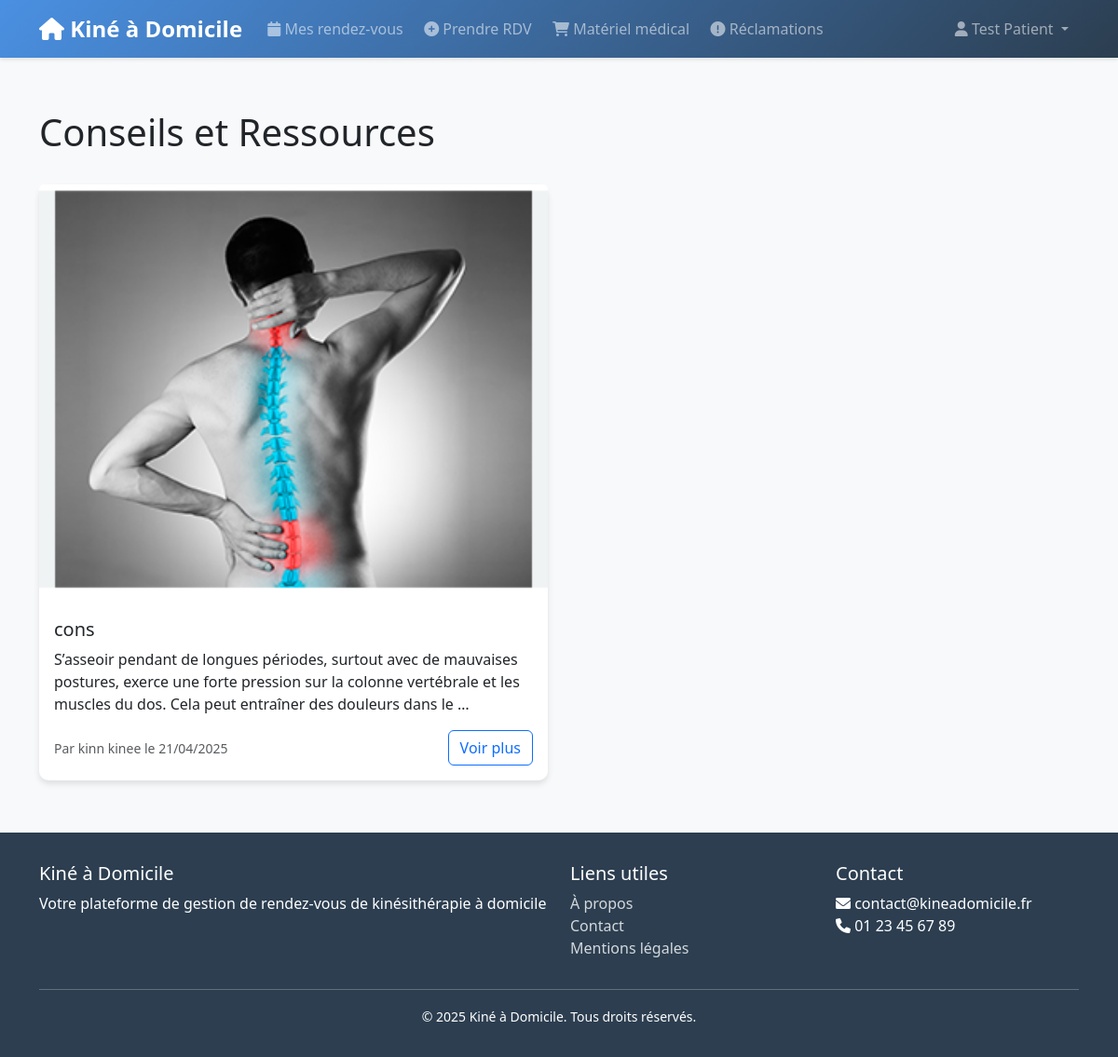
The page /appointments/conseils/ (signed in) on the database its author committed.
### users/models.py (models this page shows)
class Utilisateur(AbstractUser):
    class Role(models.TextChoices):
        ADMIN = 'ADMIN', _('Administrateur')
        PATIENT = 'PATIENT', _('Patient')
        KINE = 'KINE', _('Kinésithérapeute')
        VENDEUR = 'VENDEUR', _('Vendeur')
    role = models.CharField(
        max_length=10,
        choices=Role.choices,
        default=Role.PATIENT,
    )
    date_naissance = models.DateField(null=True, blank=True)
    telephone = models.CharField(max_length=15, blank=True)

### appointments/models.py (models this page shows, shortened)
class Conseil(models.Model):
    TYPE_CHOICES = [
        ('CONSEIL', 'Conseil'),
        ('VIDEO', 'Vidéo'),
        ('IMAGE', 'Image'),
    ]
    kine = models.ForeignKey(Utilisateur, on_delete=models.CASCADE, related_name='conseils')
    titre = models.CharField(max_length=200)
    type_contenu = models.CharField(max_length=10, choices=TYPE_CHOICES)
    contenu = models.TextField()
    media = models.FileField(upload_to='conseils/', blank=True, null=True)
    date_creation = models.DateTimeField(auto_now_add=True)
    patients = models.ManyToManyField(Utilisateur, related_name='conseils_recus', blank=True)
    est_public = models.BooleanField(default=False)
    class Meta:
        verbose_name = "Conseil"
        verbose_name_plural = "Conseils"
        ordering = ['-date_creation']

### appointments/views.py (the view)
# urls.py: path('conseils/', views.conseil_list, name='conseil_list'),
@login_required
def conseil_list(request):
    if request.user.role == 'KINE':
        conseils = Conseil.objects.filter(kine=request.user)
    else:
        conseils = Conseil.objects.filter(
            models.Q(patients=request.user) | models.Q(est_public=True)
        ).distinct()
    return render(request, 'appointments/conseil_list.html', {'conseils': conseils})

### templates/appointments/conseil_list.html (shortened to what this page needs)
{% extends 'base.html' %}
{% block content %}
<div class="container mt-4">
    <div class="d-flex justify-content-between align-items-center mb-4">
        <h1>Conseils et Ressources</h1>
    </div>
    <div class="row">
        {% for conseil in conseils %}
        <div class="col-md-6 mb-4">
            <div class="card h-100">
                {% if conseil.type_contenu == 'IMAGE' and conseil.media %}
                <img src="{{ conseil.media.url }}" class="card-img-top" alt="{{ conseil.titre }}">
                {% endif %}
                <div class="card-body">
                    <h5 class="card-title">{{ conseil.titre }}</h5>
                    <p class="card-text">{{ conseil.contenu|truncatewords:30 }}</p>
                    <div class="d-flex justify-content-between align-items-center">
                        <small class="text-muted">
                            Par {{ conseil.kine.get_full_name }} le {{ conseil.date_creation|date:"d/m/Y" }}
                        </small>
                        <a href="{% url 'appointments:conseil_detail' conseil.pk %}" class="btn btn-outline-primary">
                            Voir plus
                        </a>
                    </div>
                </div>
            </div>
        </div>
        {% empty %}
        <div class="col-12">
            <div class="alert alert-info">
                Aucun conseil disponible pour le moment.
            </div>
        </div>
        {% endfor %}
    </div>
</div>
{% endblock %}

### templates/base.html (shortened to what this page needs)
<!DOCTYPE html>
<html lang="fr">
<head>
    <link href="https://cdn.jsdelivr.net/npm/bootstrap@5.3.0/dist/css/bootstrap.min.css" rel="stylesheet">
    <link href="https://cdnjs.cloudflare.com/ajax/libs/font-awesome/6.0.0/css/all.min.css" rel="stylesheet">
    <link href="https://cdnjs.cloudflare.com/ajax/libs/tempusdominus-bootstrap-4/5.39.0/css/tempusdominus-bootstrap-4.min.css" rel="stylesheet">
</head>
<body>
    <nav class="navbar navbar-expand-lg navbar-dark">
        <div class="container">
            <a class="navbar-brand" href="{% url 'home' %}">
                <i class="fas fa-home"></i> Kiné à Domicile
            </a>
            <div class="collapse navbar-collapse" id="navbarNav">
                <ul class="navbar-nav me-auto">
                    {% if user.is_authenticated %}
                        {% if user.role == 'PATIENT' %}
                        <li class="nav-item">
                            <a class="nav-link" href="{% url 'appointments:list' %}">
                                <i class="fas fa-calendar"></i> Mes rendez-vous
                            </a>
                        </li>
                        <li class="nav-item">
                            <a class="nav-link" href="{% url 'appointments:create' %}">
                                <i class="fas fa-plus-circle"></i> Prendre RDV
                            </a>
                        </li>
                        <li class="nav-item">
                            <a class="nav-link" href="{% url 'equipment:list' %}">
                                <i class="fas fa-shopping-cart"></i> Matériel médical
                            </a>
                        </li>
                        <li class="nav-item">
                            <a class="nav-link" href="{% url 'complaints:create' %}">
                                <i class="fas fa-exclamation-circle"></i> Réclamations
                            </a>
                        </li>
                        {% endif %}
                    {% endif %}
                </ul>
                <ul class="navbar-nav">
                    {% if user.is_authenticated %}
                    <li class="nav-item dropdown">
                        <a class="nav-link dropdown-toggle" href="#" id="navbarDropdown" role="button" data-bs-toggle="dropdown">
                            <i class="fas fa-user"></i> {{ user.get_full_name }}
                        </a>
                    </li>
                    {% endif %}
                </ul>
            </div>
        </div>
    </nav>
    <div class="content">
        {% block content %}{% endblock %}
    </div>
    <footer class="footer">
        <div class="container">
            <div class="row">
                <div class="col-md-6">
                    <h5>Kiné à Domicile</h5>
                    <p>
                        Votre plateforme de gestion de rendez-vous de kinésithérapie à domicile
                    </p>
                </div>
                <div class="col-md-3">
                    <h5>Liens utiles</h5>
                    <ul class="list-unstyled">
                        <li><a href="{% url 'about' %}">À propos</a></li>
                        <li><a href="{% url 'contact' %}">Contact</a></li>
                        <li><a href="{% url 'legal' %}">Mentions légales</a></li>
                    </ul>
                </div>
                <div class="col-md-3">
                    <h5>Contact</h5>
                    <ul class="list-unstyled">
                        <li><i class="fas fa-envelope"></i> contact@kineadomicile.fr</li>
                        <li><i class="fas fa-phone"></i> 01 23 45 67 89</li>
                    </ul>
                </div>
            </div>
            <hr>
            <div class="text-center">
                <small>&copy; {% now "Y" %} Kiné à Domicile. Tous droits réservés.</small>
            </div>
        </div>
    </footer>
</body>
</html>

### templates/base.html (style rules this page uses)
:root { --primary-color: #4a90e2; --secondary-color: #2c3e50; --accent-color: #e74c3c; --light-bg: #f8f9fa; --dark-bg: #343a40; }
body { min-height: 100vh; display: flex; flex-direction: column; background-color: var(--light-bg); font-family: 'Segoe UI', Tahoma, Geneva, Verdana, sans-serif; }
.navbar { background: linear-gradient(135deg, var(--primary-color), var(--secondary-color)); box-shadow: 0 2px 4px rgba(0,0,0,0.1); }
.navbar-brand { font-weight: 600; font-size: 1.5rem; }
.nav-link { font-weight: 500; transition: all 0.3s ease; padding: 0.5rem 1rem; border-radius: 5px; margin: 0 0.2rem; }
.content { flex: 1; padding: 2rem 0; }
.footer { background: var(--secondary-color); color: white; padding: 2rem 0; margin-top: auto; }
.footer a { color: rgba(255,255,255,0.8); text-decoration: none; transition: all 0.3s ease; }
.card { border: none; border-radius: 10px; box-shadow: 0 4px 6px rgba(0,0,0,0.1); transition: all 0.3s ease; }

### rows shown on the page
Utilisateur: get_full_name "Test Patient"
Conseil: media (picture), titre "cons", contenu "S’asseoir pendant de longues périodes, surtout avec de mauvaises postures, exerce une forte pression sur la colonne vertébrale et les muscles du dos. Cela peut entraîner des douleurs dans le …", kine.get_full_name "kinn kinee", date_creation "21/04/2025"
